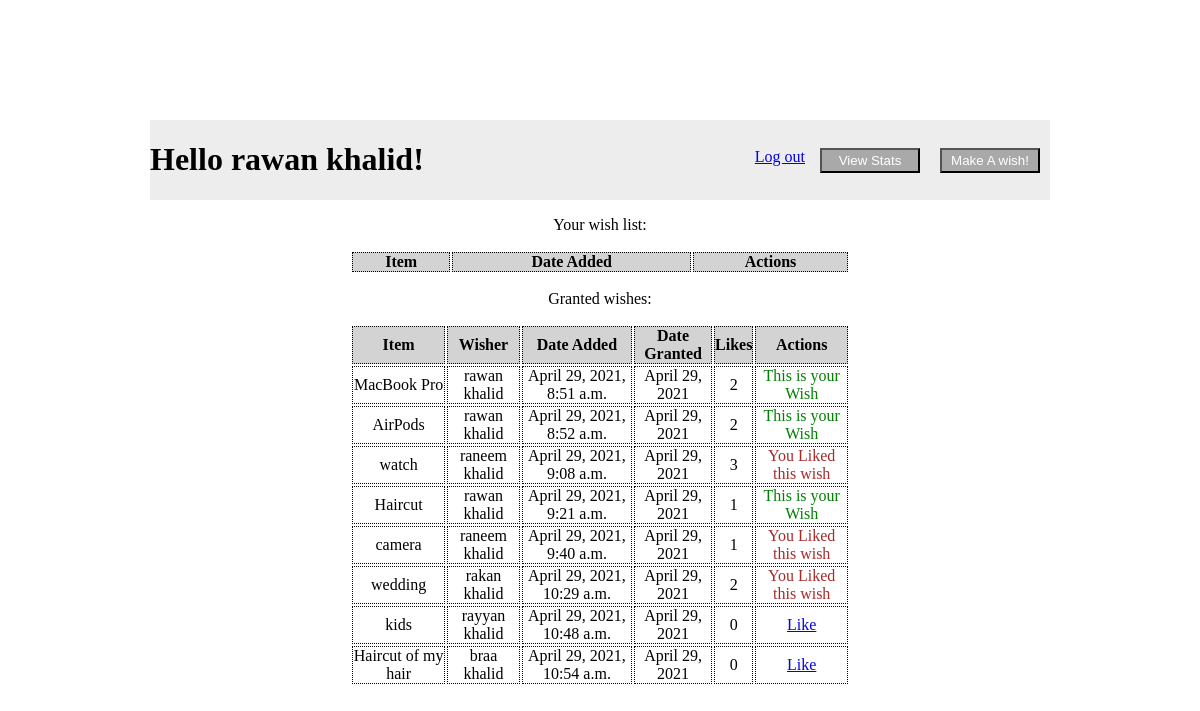
The app's page /wishes (signed in) with its own data.
### exam/models.py (models this page shows)
class User(models.Model):
    first_name = models.CharField(max_length=45)
    last_name = models.CharField(max_length=45)
    email = models.CharField(max_length=45)
    password = models.CharField(max_length=100)
    objects = UserManager()
    created_at = models.DateTimeField(auto_now_add=True)
    updated_at = models.DateTimeField(auto_now=True)

class Wish(models.Model):
    Item = models.CharField(max_length=45)
    description = models.TextField()
    granted_date = models.DateField(default=datetime.now())
    granted = models.BooleanField(default=False)
    wisher = models.ForeignKey(User, related_name="wishes", on_delete=models.CASCADE)
    liked_by = models.ManyToManyField(User, related_name="liked_wishes")
    objects = WishManager()
    created_at = models.DateTimeField(auto_now_add=True)
    updated_at = models.DateTimeField(auto_now=True)

### exam/views.py (the view)
# urls.py: path('wishes', views.wishes),
def wishes(request):
    if 'uid' not in request.session:
        return redirect("/")
    user_id = request.session['uid']
    context = {
        "user": User.objects.get(id=user_id),
        "wishes": Wish.objects.all().order_by("-id"),
        "g_wishes": Wish.objects.all()
    }
    return render(request,"wishes.html",context)

### exam/templates/wishes.html (shortened to what this page needs)
<!DOCTYPE html>
<html lang="en">
<head>
    {% load static %}
    <link rel="stylesheet" href="{% static 'style.css' %}">
</head>
<body>
    <div id="header">
        <h1 id="welcome"> Hello {{user.first_name}} {{user.last_name}}!</h1>
        <a href="/wishes/new" id="logout"> <button class="logout">Make A wish!</button></a>
        <a href="/wishes/stats" id="logout"> <button class="logout">View Stats</button></a>
        <a href="/destroy" id="logout"> Log out</a>
    </div>
    <p> Your wish list:</p>
    <table>
        <thead>
            <th>Item</th>
            <th>Date Added</th>
            <th>Actions</th>
        </thead>
    </table>
    <p> Granted wishes:</p>
    <table>
        <thead>
            <th>Item</th>
            <th>Wisher</th>
            <th>Date Added</th>
            <th>Date Granted</th>
            <th>Likes</th>
            <th>Actions</th>
        </thead>
        {% for wish in g_wishes %}
        {% if wish.granted == True %}
        <tr>
            <td>{{wish.Item}}</td>
            <td>{{wish.wisher.first_name}} {{wish.wisher.last_name}}</td>
            <td>{{wish.created_at}}</td>
            <td>{{wish.granted_date}}</td>
            <td>{{wish.liked_by.all|length}}</td>
            {% if wish.wisher.id != user.id %}
            {% if user in wish.liked_by.all %}
            <td style="color: brown;">You Liked this wish</td>
            {% else %}
            <td>
                <a href="wishes/{{wish.id}}/like">Like</a>
            </td>
            {% endif %}
            {% endif %}
            {% if wish.wisher.id == user.id %}
            <td style="color: green;">
                This is your Wish
            </td>
            {% endif %}
        </tr>
        {% endif %}
        {% endfor %}
    </table>
</body>
</html>

### exam/static/style.css (style rules this page uses)
* { padding: 0; box-sizing: border-box; }
body { width: 900px; margin: 10% auto 10% auto; }
h1 { text-align: center; }
table { width: 500px; margin: 0 auto 0 auto; }
p { text-align: center; }
th,td { text-align: center; border: 1px dotted black; }
th { background-color: lightgray; }
#header { width: 900px; background-color: rgb(237, 237, 237); }
#welcome { text-align: left; display: inline-block; }
#logout { margin: 28px 5px 0 5px; float: right; }
.logout { width: 100px; height: 25px; color: white; background-color: darkgray; margin: 0 5px 0 5px; float: right; }

### records on screen
User: first_name "rawan", last_name "khalid"
Wish: Item "MacBook Pro", wisher.first_name "rawan", wisher.last_name "khalid", created_at "April 29, 2021, 8:51 a.m.", granted_date "April 29, 2021", liked_by.all|length "2", shows "This is your Wish"
Wish: Item "AirPods", wisher.first_name "rawan", wisher.last_name "khalid", created_at "April 29, 2021, 8:52 a.m.", granted_date "April 29, 2021", liked_by.all|length "2", shows "This is your Wish"
Wish: Item "watch", wisher.first_name "raneem", wisher.last_name "khalid", created_at "April 29, 2021, 9:08 a.m.", granted_date "April 29, 2021", liked_by.all|length "3", shows "You Liked this wish"
Wish: Item "Haircut", wisher.first_name "rawan", wisher.last_name "khalid", created_at "April 29, 2021, 9:21 a.m.", granted_date "April 29, 2021", liked_by.all|length "1", shows "This is your Wish"
Wish: Item "camera", wisher.first_name "raneem", wisher.last_name "khalid", created_at "April 29, 2021, 9:40 a.m.", granted_date "April 29, 2021", liked_by.all|length "1", shows "You Liked this wish"
Wish: Item "wedding", wisher.first_name "rakan", wisher.last_name "khalid", created_at "April 29, 2021, 10:29 a.m.", granted_date "April 29, 2021", liked_by.all|length "2", shows "You Liked this wish"
Wish: Item "kids", wisher.first_name "rayyan", wisher.last_name "khalid", created_at "April 29, 2021, 10:48 a.m.", granted_date "April 29, 2021", liked_by.all|length "0"
Wish: Item "Haircut of my hair", wisher.first_name "braa", wisher.last_name "khalid", created_at "April 29, 2021, 10:54 a.m.", granted_date "April 29, 2021", liked_by.all|length "0"
